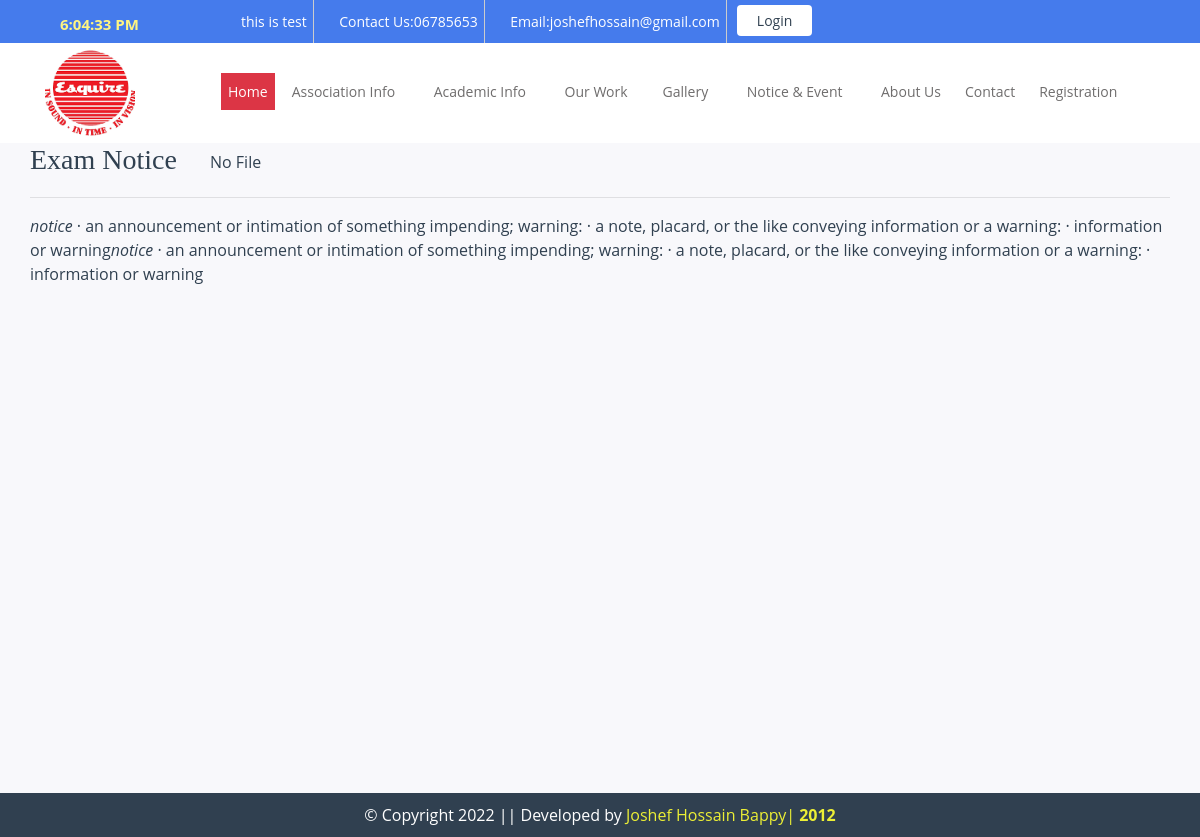
The app's page /notice/1/view/ with its own data.
### services/models.py (models this page shows, shortened)
class SchoolProfile(models.Model):
    school_name       = models.CharField(max_length=160)
    slugan            = models.CharField(max_length=100, blank=True)
    email             = models.EmailField(max_length=70,blank=True)
    phone             = models.CharField(max_length=20)
    mobile            = models.CharField(max_length=15)
    address           = models.CharField(max_length=200)
    web_address       = models.CharField(max_length=200,blank=True)
    logo              = models.ImageField(upload_to='company_info')
    facebook_id       = models.CharField(max_length=200,blank=True)
    twitter_id        = models.CharField(max_length=200,blank=True)
    google_id         = models.CharField(max_length=200,blank=True)
    youtube_id        = models.CharField(max_length=200,blank=True)
    linkedin_id       = models.CharField(max_length=200,blank=True)
    copyright_name    = models.CharField(max_length=200,blank=True)
    status            = models.BooleanField(default=True)
    class Meta:
        verbose_name = 'School Profile'
        verbose_name_plural = 'School Profile'

class NoticeAndEvent(models.Model):
    type = (
        ('1',  'Notice'),
        ('2',  'Events'),
    )
    notice_or_event  = models.CharField(max_length=3, choices=type)
    title            = models.CharField(max_length=100, blank=True)
    details          = RichTextField(blank=True)
    upload_images    = models.ImageField(upload_to='notice_event_image', blank=True)
    notice_file      = models.FileField(upload_to='notice_file', blank=True)
    upload_date      = models.DateField(auto_now_add=True)
    status           = models.BooleanField(default=True)
    class Meta:
        verbose_name = 'Notice Event'
        verbose_name_plural = 'Add Notice and Event'

### services/views.py (the view)
# urls.py: path('notice/<int:id>/view/', views.view_notices),
def view_notices(request,id):
    view_notices     = models.NoticeAndEvent.objects.get(id = id)
    school_info      = models.SchoolProfile.objects.all().last()
    event_list       = models.NoticeAndEvent.objects.filter(notice_or_event = 2).order_by('-id')[:3]
    linklist         = models.ImportantLink.objects.filter(status= True)
    context = {
        'school_info':school_info,
        'event_list':event_list,
        'linklist':linklist,
        'view_notices': view_notices,
    }
    return render(request, 'services/view_notice.html', context)

### services/templatetags/data_load.py (called while the page is built)
@register.filter(name='school')
def school_details(request):
    data      = models.SchoolProfile.objects.filter(status = True)
    return data

### services/templates/services/view_notice.html (shortened to what this page needs)
{% extends 'services/base.html' %}
{% load static %}
{% block content %}
<div class="single_page_bg">
    <div class="container">
        <div class="row">
            <div class="view_single_page">
                <h3 style="float:left;margin-right:20px;">{{ view_notices.title }}</h3>
                {% if view_notices.notice_file  %}
                <a href="/static/services/media/{{ data.notice_file }}" class="btn btn-warning" target="_blank"> <i class="fa fa-download"></i> Download</a>
                {% else %}
                <a href="#" class="btn btn-default"> No File</a>
                {% endif %}
                <hr>
                {{ view_notices.details|safe }}
            </div>
        </div>
    </div>
</div>
{% endblock %}

### services/templates/services/base.html (shortened to what this page needs)
<!DOCTYPE html>
<html lang="en">
<head>
    {% load static %}
    {% load data_load %}
    {% for data in school_details|school|slice:"1" %}
    <link rel="stylesheet" href="{% static 'services/css/bootstrap.css' %}">
    <link rel="stylesheet" href="{% static 'services/css/bootstrap-grid.css' %}">
    <link rel="stylesheet" href="{% static 'services/css/bootstrap-reboot.css' %}">
    <link rel="stylesheet" href="{% static 'services/css/font-awesome.min.css' %}">
    <link rel="stylesheet" href="{% static 'services/css/ihover.css' %}">
    <link rel="stylesheet" href="{% static 'services/css/style.css' %}">
    <link rel="stylesheet" href="{% static 'services/css/owl.carousel.min.css' %}">
    <link rel="stylesheet" href="{% static 'services/css/owl.theme.default.min.css' %}">
</head>
<body>
    <header>
        <div class="ak_top_header">
            <div class="container">
                <div class="row">
                    <div class="col-sm-2 social_menu">
                        <ul style="float: left;">
                            <li><a ><span style="color: #fff581;font-weight: bold; font-size: 15px;"  id="time"></span></a></li>
                        </ul>
                    </div>
                    <div class="col-sm-8 top_header_pull">
                        <ul>
                            <li> <p>{{ data.slugan }}</p> </li>
                            <li> <p><i class="fa fa-phone"></i> Contact Us:{{ data.mobile }}</p> </li>
                            <li> <p><i class="fa fa-envelope-o"></i> Email:{{ data.email }}</p> </li>
                            <li> <a href="/login/">Login</a></li>
                        </ul>
                    </div>
                    <div class="col-sm-2 social_menu">
                        <ul>
                            <li><a href=""><i class="fa fa-facebook"></i></a></li>
                            <li><a href=""><i class="fa fa-twitter"></i></a></li>
                            <li><a href=""><i class="fa fa-youtube"></i></a></li>
                        </ul>
                    </div>
                </div>
            </div>
        </div>
        <div class="ak_main_nav_pull" id="navbar">
            <div class="container">
                <div class="row">
                    <div class="col-sm-1">
                        <div class="site_logo">
                            <a href="/"><img src="/static/services/media/{{ data.logo }}" alt=""></a>
                        </div>
                    </div>
                    <div class="col-sm-11">
                        <div class="site_menu">
                            <ul style="padding-left: 71px;">
                                <li><a href="/" class="active_menu">Home</a></li>
                                <li><a href="#">Association Info <i class="fa fa-angle-down"></i></a>
                                </li>
                                <li><a href="#">Academic Info <i class="fa fa-angle-down"></i></a>
                                </li>
                                <li><a href="">Our Work<i class="fa fa-angle-down"></i></a>
                                </li>
                                <li><a href="">Gallery <i class="fa fa-angle-down"></i></a>
                                </li>
                                <li><a href="">Notice & Event <i class="fa fa-angle-down"></i></a>
                                </li>
                                <li><a href="/about-us/">About Us</a></li>
                                <li><a href="/contact-us/">Contact</a></li>
                                <li><a href="/user-registation/">Registration</a></li>
                            </ul>
                        </div>
                    </div>
                </div>
            </div>
        </div>
    </header>
    {% block content %}
    {% endblock %}
    <footer>
        <p>© Copyright 2022 || Developed by <a href="#">Joshef Hossain Bappy|<strong> 2012</strong></a></p>
    </footer>
    </body>
    {% endfor %}
    </html>

### services/static/services/css/style.css (style rules this page uses)
* { margin:0px;padding:0px; }
body { color:#304050; background:#ffffff; font-family: 'Open Sans', sans-serif; }
a { text-decoration: none; color:#304050; }
ul { margin:0px;padding:0px; list-style: none; }
p { margin:0px; }
.ak_top_header { background:#457bec; overflow: hidden; }
.top_header_pull ul li { float:left; border-right:1px solid #ccc; color:#fff; margin-right: 5px; padding: 11px 6px; font-size: 14px; }
.top_header_pull ul li a { text-decoration: none; display: block; background: #ffffff; color: #304050; margin: 5px; padding: 5px 20px; border-radius: 4px; }
.top_header_pull ul li:last-child { padding:0px;border-right:none; }
.social_menu ul { margin:0px;list-style:none;float:right; }
.social_menu ul li { float:left; }
.social_menu ul li a { font-size: 22px; color: #fff; padding: 5px 15px; display: block; text-decoration: none; }
.ak_main_nav_pull { background:#fff; padding:5px 0px; }
.site_logo img { width: 90px; height: 90px; }
.site_menu { margin-top: 20px; }
.site_menu ul { float: left; }
.site_menu ul li { float:left; margin-top: 5px; position: relative; padding-left: 10px; }
.site_menu ul li a { text-decoration: none; display: block; padding: 8px 7px; color: #6f6d6d; font-size: 14px; }
.site_menu ul li .active_menu { color:#fff;background:#dc3545; }
footer { background:#304050; color:#fff; padding:10px; }
footer p { margin:0px;text-align: center;margin-bottom:0px; }
footer p a { color:#ecef35; }
.single_page_bg { overflow: hidden; background: #f8f8fb; min-height:650px; }
body { font-family: Verdana, Geneva, sans-serif; font-size: 14px; background: #f2f2f2; }

### records on screen
SchoolProfile: slugan "this is test", mobile "06785653", email "joshefhossain@gmail.com", logo (picture)
NoticeAndEvent: title "Exam Notice", details "notice · an announcement or intimation of something impending; warning: · a note, placard, or the like conveying information or a warning: · information or warning notice · an announcement or intimation of something impending; warning: · a note, placard, or the like conveying information or a warning: · information or warning"
